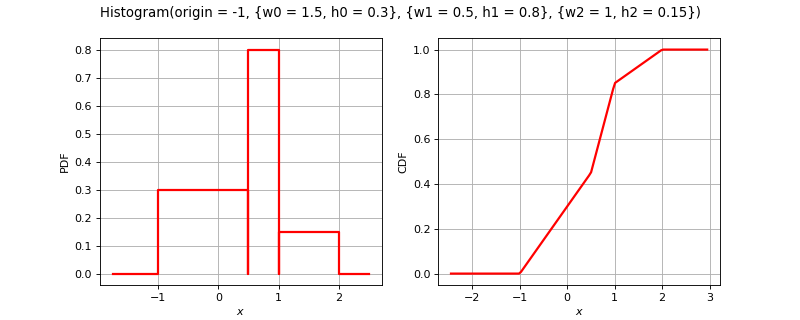

Source code (Python):
import openturns as ot
from matplotlib import pyplot as plt
from openturns.viewer import View
if ot.Histogram().__class__.__name__ == 'Bernoulli':
    distribution = ot.Bernoulli(0.7)
elif ot.Histogram().__class__.__name__ == 'Binomial':
    distribution = ot.Binomial(5, 0.2)
elif ot.Histogram().__class__.__name__ == 'ComposedDistribution':
    copula = ot.IndependentCopula(2)
    marginals = [ot.Uniform(1.0, 2.0), ot.Normal(2.0, 3.0)]
    distribution = ot.ComposedDistribution(marginals, copula)
elif ot.Histogram().__class__.__name__ == 'CumulativeDistributionNetwork':
    coll = [ot.Normal(2),ot.Dirichlet([0.5, 1.0, 1.5])]
    distribution = ot.CumulativeDistributionNetwork(coll, ot.BipartiteGraph([[0,1], [0,1]]))
elif ot.Histogram().__class__.__name__ == 'Histogram':
    distribution = ot.Histogram([-1.0, 0.5, 1.0, 2.0], [0.45, 0.4, 0.15])
elif ot.Histogram().__class__.__name__ == 'KernelMixture':
    kernel = ot.Uniform()
    sample = ot.Normal().getSample(5)
    bandwith = [1.0]
    distribution = ot.KernelMixture(kernel, bandwith, sample)
elif ot.Histogram().__class__.__name__ == 'MaximumDistribution':
    coll = [ot.Uniform(2.5, 3.5), ot.LogUniform(1.0, 1.2), ot.Triangular(2.0, 3.0, 4.0)]
    distribution = ot.MaximumDistribution(coll)
elif ot.Histogram().__class__.__name__ == 'Multinomial':
    distribution = ot.Multinomial(5, [0.2])
elif ot.Histogram().__class__.__name__ == 'RandomMixture':
    coll = [ot.Triangular(0.0, 1.0, 5.0), ot.Uniform(-2.0, 2.0)]
    weights = [0.8, 0.2]
    cst = 3.0
    distribution = ot.RandomMixture(coll, weights, cst)
elif ot.Histogram().__class__.__name__ == 'TruncatedDistribution':
    distribution = ot.TruncatedDistribution(ot.Normal(2.0, 1.5), 1.0, 4.0)
elif ot.Histogram().__class__.__name__ == 'UserDefined':
    distribution = ot.UserDefined([[0.0], [1.0], [2.0]], [0.2, 0.7, 0.1])
elif ot.Histogram().__class__.__name__ == 'ZipfMandelbrot':
    distribution = ot.ZipfMandelbrot(10, 2.5, 0.3)
else:
    distribution = ot.Histogram()
dimension = distribution.getDimension()
title = str(distribution)[:100].split('\n')[0]
if dimension == 1:
    distribution.setDescription(['$x$'])
    pdf_graph = distribution.drawPDF()
    cdf_graph = distribution.drawCDF()
    fig = plt.figure(figsize=(10, 4))
    pdf_axis = fig.add_subplot(121)
    cdf_axis = fig.add_subplot(122)
    View(pdf_graph, figure=fig, axes=[pdf_axis], add_legend=False)
    View(cdf_graph, figure=fig, axes=[cdf_axis], add_legend=False)
    fig.suptitle(title)
elif dimension == 2:
    distribution.setDescription(['$x_1$', '$x_2$'])
    pdf_graph = distribution.drawPDF()
    pdf_graph.setTitle(title)
    fig = plt.figure(figsize=(10, 5))
    pdf_axis = fig.add_subplot(111)
    View(pdf_graph, figure=fig, axes=[pdf_axis], add_legend=False, square_axes=True)
